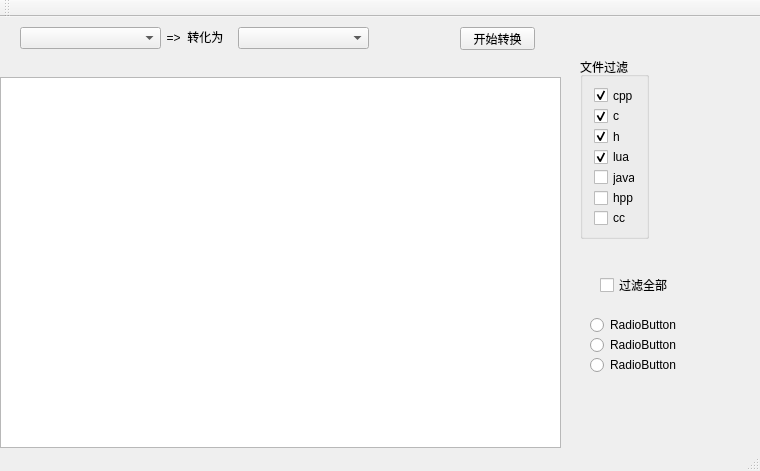
<?xml version="1.0" encoding="UTF-8"?>
<ui version="4.0">
 <class>MainWindow</class>
 <widget class="QMainWindow" name="MainWindow">
  <property name="geometry">
   <rect>
    <x>0</x>
    <y>0</y>
    <width>760</width>
    <height>471</height>
   </rect>
  </property>
  <property name="windowTitle">
   <string>MainWindow</string>
  </property>
  <widget class="QWidget" name="centralWidget">
   <widget class="QTextBrowser" name="textBrowser">
    <property name="geometry">
     <rect>
      <x>0</x>
      <y>60</y>
      <width>561</width>
      <height>371</height>
     </rect>
    </property>
   </widget>
   <widget class="QGroupBox" name="groupBox">
    <property name="geometry">
     <rect>
      <x>580</x>
      <y>40</y>
      <width>69</width>
      <height>182</height>
     </rect>
    </property>
    <property name="title">
     <string>文件过滤</string>
    </property>
    <layout class="QVBoxLayout" name="verticalLayout_2">
     <item>
      <layout class="QVBoxLayout" name="verticalLayout">
       <item>
        <widget class="QCheckBox" name="checkBoxCpp">
         <property name="text">
          <string>cpp</string>
         </property>
         <property name="checked">
          <bool>true</bool>
         </property>
        </widget>
       </item>
       <item>
        <widget class="QCheckBox" name="checkBoxC">
         <property name="text">
          <string>c</string>
         </property>
         <property name="checked">
          <bool>true</bool>
         </property>
        </widget>
       </item>
       <item>
        <widget class="QCheckBox" name="checkBoxH">
         <property name="text">
          <string>h</string>
         </property>
         <property name="checked">
          <bool>true</bool>
         </property>
        </widget>
       </item>
       <item>
        <widget class="QCheckBox" name="checkBoxLua">
         <property name="text">
          <string>lua</string>
         </property>
         <property name="checked">
          <bool>true</bool>
         </property>
        </widget>
       </item>
       <item>
        <widget class="QCheckBox" name="checkBoxJava">
         <property name="text">
          <string>java</string>
         </property>
        </widget>
       </item>
       <item>
        <widget class="QCheckBox" name="checkBoxHpp">
         <property name="text">
          <string>hpp</string>
         </property>
        </widget>
       </item>
       <item>
        <widget class="QCheckBox" name="checkBoxCC">
         <property name="text">
          <string>cc</string>
         </property>
        </widget>
       </item>
      </layout>
     </item>
    </layout>
   </widget>
   <widget class="QCheckBox" name="checkBoxAll">
    <property name="geometry">
     <rect>
      <x>600</x>
      <y>260</y>
      <width>71</width>
      <height>16</height>
     </rect>
    </property>
    <property name="text">
     <string>过滤全部</string>
    </property>
   </widget>
   <widget class="QRadioButton" name="radioButton">
    <property name="geometry">
     <rect>
      <x>590</x>
      <y>320</y>
      <width>89</width>
      <height>16</height>
     </rect>
    </property>
    <property name="text">
     <string>RadioButton</string>
    </property>
   </widget>
   <widget class="QRadioButton" name="radioButton_2">
    <property name="geometry">
     <rect>
      <x>590</x>
      <y>300</y>
      <width>89</width>
      <height>16</height>
     </rect>
    </property>
    <property name="text">
     <string>RadioButton</string>
    </property>
   </widget>
   <widget class="QRadioButton" name="radioButton_3">
    <property name="geometry">
     <rect>
      <x>590</x>
      <y>340</y>
      <width>89</width>
      <height>16</height>
     </rect>
    </property>
    <property name="text">
     <string>RadioButton</string>
    </property>
   </widget>
   <widget class="QComboBox" name="srcComboBox">
    <property name="geometry">
     <rect>
      <x>20</x>
      <y>10</y>
      <width>141</width>
      <height>22</height>
     </rect>
    </property>
   </widget>
   <widget class="QLabel" name="label_3">
    <property name="geometry">
     <rect>
      <x>160</x>
      <y>10</y>
      <width>84</width>
      <height>20</height>
     </rect>
    </property>
    <property name="text">
     <string>  =&gt;  转化为  </string>
    </property>
   </widget>
   <widget class="QComboBox" name="destComboBox">
    <property name="geometry">
     <rect>
      <x>238</x>
      <y>10</y>
      <width>131</width>
      <height>22</height>
     </rect>
    </property>
   </widget>
   <widget class="QPushButton" name="btnConvert">
    <property name="geometry">
     <rect>
      <x>460</x>
      <y>10</y>
      <width>75</width>
      <height>23</height>
     </rect>
    </property>
    <property name="cursor">
     <cursorShape>PointingHandCursor</cursorShape>
    </property>
    <property name="text">
     <string>开始转换</string>
    </property>
   </widget>
  </widget>
  <widget class="QMenuBar" name="menuBar">
   <property name="geometry">
    <rect>
     <x>0</x>
     <y>0</y>
     <width>760</width>
     <height>23</height>
    </rect>
   </property>
  </widget>
  <widget class="QToolBar" name="mainToolBar">
   <attribute name="toolBarArea">
    <enum>TopToolBarArea</enum>
   </attribute>
   <attribute name="toolBarBreak">
    <bool>false</bool>
   </attribute>
  </widget>
  <widget class="QStatusBar" name="statusBar"/>
 </widget>
 <layoutdefault spacing="6" margin="11"/>
 <resources/>
 <connections/>
</ui>
